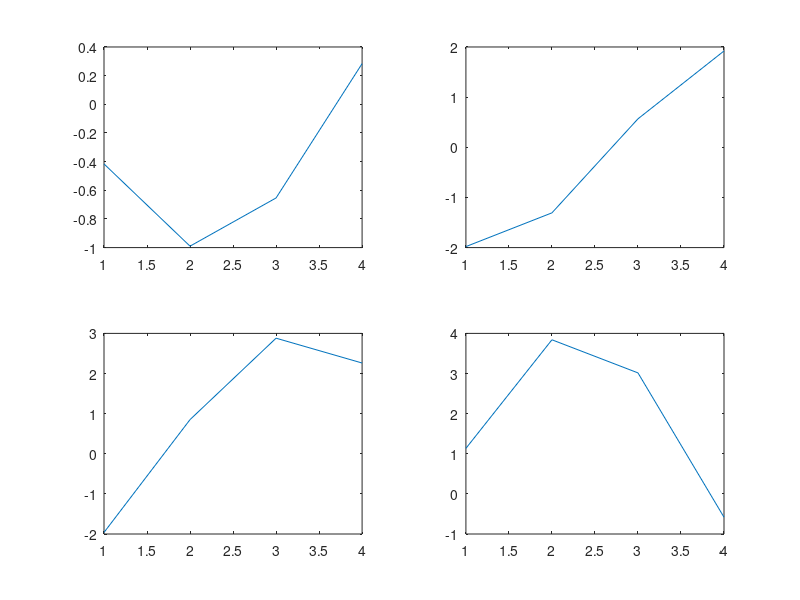

MATLAB code to generate this figure:

x = [1 2 3 4];

for index = 1:4
  subplot(2, 2, index)
  plot(index * cos(x + index))
end

%{
xval = 0:pi/20:2*pi;
yval = cos(xval);
zval = pi*sin(xval);

subplot(2, 3, 1);
plot(xval, zval);

subplot(2, 3, 2);
plot(yval, zval);

subplot(2, 3, 3);
plot3(xval, yval, zval);

subplot(2, 3, 4);
plot(xval, yval);
%}